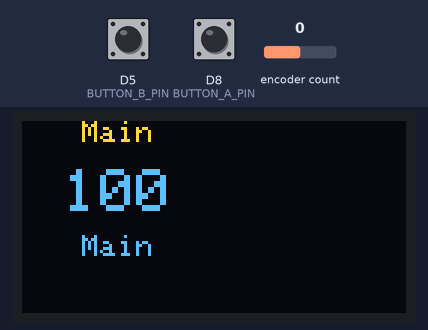
Bench run of a sketch on a simulated ESP8266 (NodeMCU). Parts: 128×64 one-colour display. Inputs (shaded band) come from the test bench; at power-on: encoder count 0, D8 (BUTTON_A_PIN) HIGH, D5 (BUTTON_B_PIN) HIGH. The OLED is the two-colour kind (top 16 rows yellow); the display library's start-up logo is not drawn; what the sketch prints to the serial monitor is not drawn.

Above: at 3.2 s.
3.3 s: encoder count set to 1
At 4.5 s:
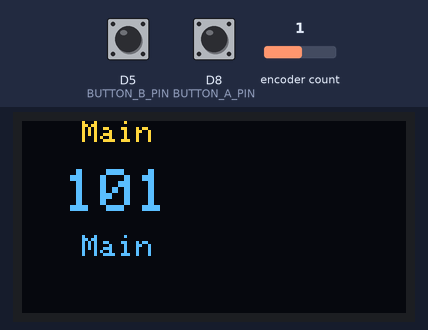
4.8 s: D8 (BUTTON_A_PIN) pulled LOW for 0.15 s
At 6.4 s:
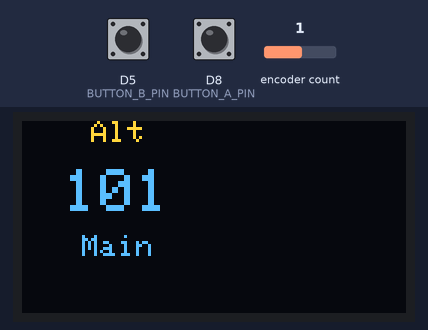
6.8 s: D8 (BUTTON_A_PIN) pulled LOW for 0.15 s
At 7.8 s:
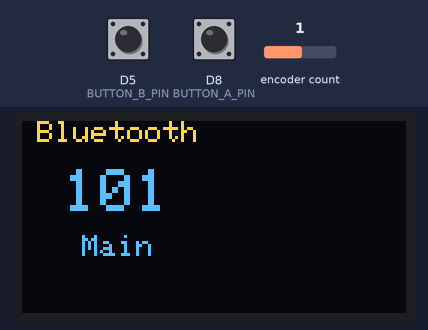
8.8 s: D8 (BUTTON_A_PIN) pulled LOW for 0.15 s
At 10.5 s:
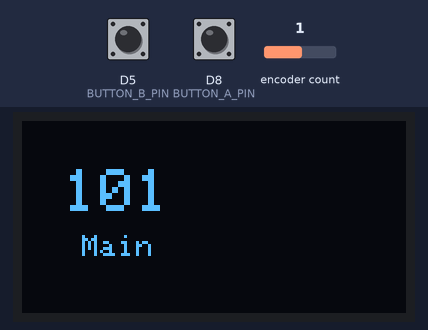
10.8 s: D5 (BUTTON_B_PIN) pulled LOW for 0.15 s
At 12.2 s:
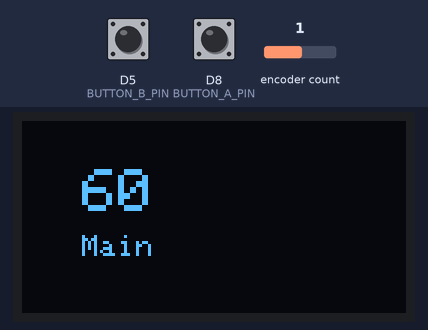
12.8 s: encoder count set to 2
At 13.2 s:
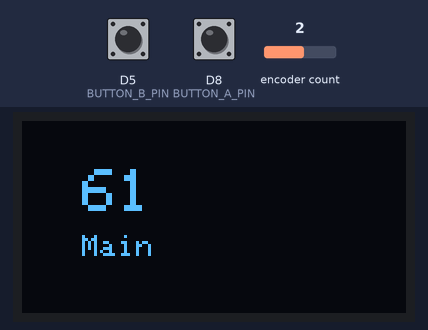
Timing chart, 0 to 15.3 s (numbered marks = the images above; inputs shaded):
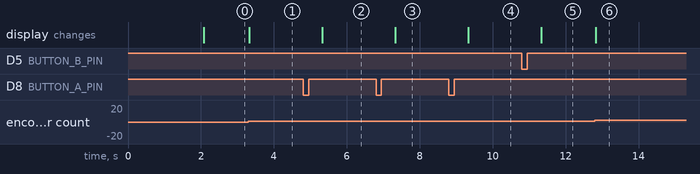

Measured:
- after the input at 3.3 s, the display: changes at once (image 1)
- after the input at 4.8 s, the display: changes after 0.53 s (image 2)
- after the input at 6.8 s, the display: changes after 0.53 s (image 3)
- after the input at 8.8 s, the display: changes after 0.53 s (image 4)
- after the input at 10.8 s, the display: changes after 0.53 s (image 5)
- after the input at 12.8 s, the display: changes at once (image 6)

The sketch:

D1-Display.ino
```cpp
#include <SPI.h>
#include <Wire.h>
#include <Adafruit_GFX.h>
#include <Adafruit_SSD1306.h>
#include <ESPRotary.h>
#include <Button2.h>

//Pins
#define BUTTON_A_PIN D8
#define BUTTON_B_PIN D5
#define ROTARY_A_PIN D6
#define ROTARY_B_PIN D7

//Display
#define OLED_RESET 0
Adafruit_SSD1306 display(OLED_RESET); // 64x48 Pixel
//Rotary
ESPRotary r = ESPRotary(ROTARY_A_PIN, ROTARY_B_PIN, 5, 0, 255); //pin1, pin2, steps_per_click, min, max

Button2 buttonA = Button2(BUTTON_A_PIN);
Button2 buttonB = Button2(BUTTON_B_PIN);

char *inputText[] = {"Main", "Alt", "Bluetooth"};
char *outputText[] = {"Main", "Dynaudio", "Alt"};
byte volume = 100;

byte currentInput = 0;
byte currentOutput = 0;

void setup()
{
    Serial.begin(115200);
    display.begin(SSD1306_SWITCHCAPVCC, 0x3C);
    display.display();
    delay(2000);
    display.clearDisplay();
    display.setTextColor(WHITE);
    wDisplay();
    r.setChangedHandler(changeVolume);
    r.resetPosition(volume);

    buttonA.setClickHandler(click);
    buttonB.setClickHandler(click);

    Serial.println("");
    Serial.println("Ready!");
}

void loop()
{
    r.loop();
    buttonA.loop();
    buttonB.loop();
}

void drawCentreString(String buf, int y, int x = 32)
{
    int16_t x1, y1;
    uint16_t w, h;
    display.setTextWrap(false);
    display.getTextBounds(buf, x, y, &x1, &y1, &w, &h); //calc width of new string
    display.setCursor(x - w / 2, y);
    display.print(buf);
}

void changeVolume(ESPRotary &r)
{
    volume = r.getPosition();
    wDisplay();
}

void setVolume(byte value)
{
    volume = value;
    r.resetPosition(volume);
}

void setInput(byte nr)
{
    currentInput = nr;
}

void setOutput(byte nr)
{
    currentOutput = nr;
}

void wDisplay()
{
    display.clearDisplay();
    display.setTextColor(WHITE);
    display.setTextSize(1);
    drawCentreString(inputText[currentInput], 0);
    display.setTextSize(2);
    drawCentreString(String(volume), 16);
    display.setTextSize(1);
    drawCentreString(outputText[currentOutput], 38);
    display.display();
}

void click(Button2 &btn)
{
    if (btn == buttonA)
    {
        setInput(currentInput > 2 ? 0 : currentInput + 1);
    }
    else if (btn == buttonB)
    {
        setVolume(60);
    }
    wDisplay();
}
```
